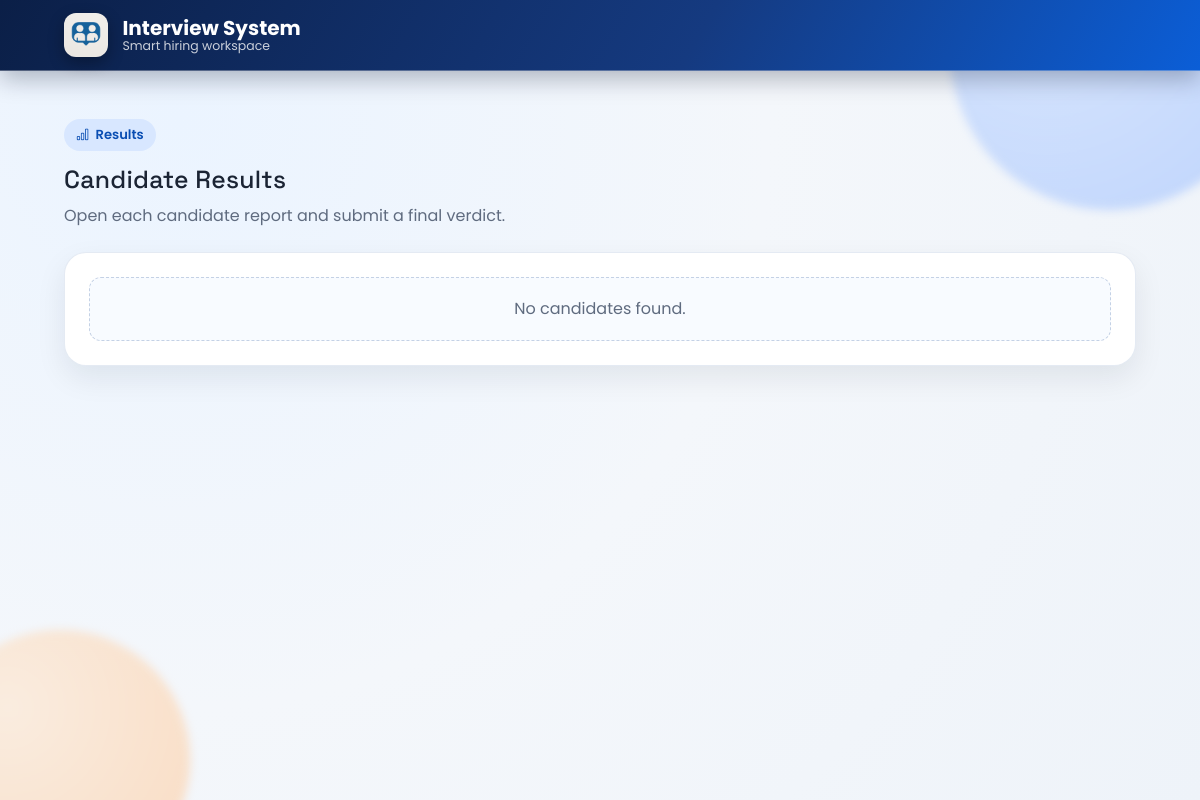
/interviewer/results/, run on an earlier commit of the app's database.
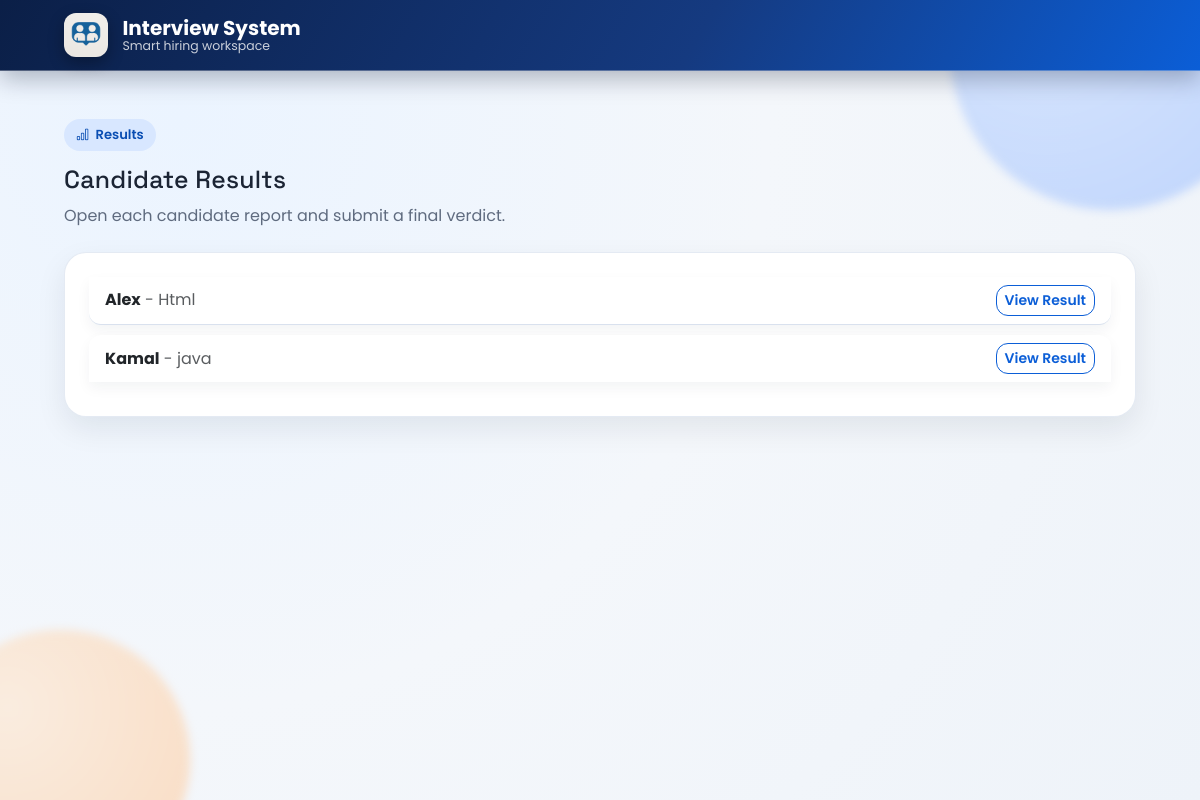
And on a later commit of the database.
### accounts/models.py (models this page shows, shortened)
class Candidate(models.Model):
    candidate_id = models.AutoField(primary_key=True)
    name = models.CharField(max_length=255)
    registration_date = models.DateTimeField(auto_now_add=True)
    subject = models.CharField(max_length=255)
    verdict = models.CharField(max_length=20 , null=True , blank=True),
    INTERVIEW_TYPE_CHOICES = [
        ("AI" , "AI-Based Interview"),
        ("Manual" , "Manual Interview")
    ]
    interview_type = models.CharField(
        max_length=10,
        choices= INTERVIEW_TYPE_CHOICES,
        default="Manual",
    )
    assigned_questions = models.ManyToManyField(Question, blank=True)
    duration_minutes = models.IntegerField(default=60)

### accounts/views.py (the view)
# urls.py: path('interviewer/results/', views.result_list_view, name='result_list_view'),
async def result_list_view(request):
    candidates = await sync_to_async(lambda: list(
        Candidate.objects.annotate(
            has_answer=Exists(Answer.objects.filter(candidate=OuterRef('pk')))
        ).filter(has_answer=True)
    ))()
    return render(request, 'accounts/results/result_list.html', {'candidates': candidates})

### accounts/templates/accounts/results/result_list.html (shortened to what this page needs)
{% extends "accounts/base.html" %}
{% block content %}
<div class="page-header">
  <span class="page-kicker"><i class="bi bi-bar-chart"></i> Results</span>
  <h2 class="page-title">Candidate Results</h2>
  <p class="page-subtitle">Open each candidate report and submit a final verdict.</p>
</div>
<div class="surface-card p-3 p-md-4">
  <div class="list-group list-group-flush">
    {% for candidate in candidates %}
    <div class="list-group-item d-flex justify-content-between align-items-center">
      <div>
        <strong>{{ candidate.name }}</strong>
        <span class="text-muted"> - {{ candidate.subject }}</span>
      </div>
      <a href="{% url 'result_detail_view' candidate.candidate_id %}" class="btn btn-outline-primary btn-sm">View Result</a>
    </div>
    {% empty %}
    <div class="empty-state">No candidates found.</div>
    {% endfor %}
  </div>
</div>
{% endblock %}

What changed in the data, as far as the page shows it:
now on this page (row unchanged): Candidate: name "Alex", subject "Html"
added Candidate: name "Kamal", subject "java"
Also different on the page:
text no longer shown: "No candidates found."
